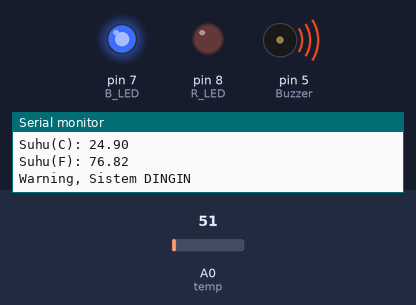
Bench run of a sketch on a simulated Arduino Uno, built with avr-gcc and run on an emulated ATmega328P. Shown: output pins drawn as LEDs (lit = HIGH), buzzer (waves = sounding), the last lines printed to the serial monitor. The test bench sets the inputs (shaded band); at power-on: A0 (temp) = 51.

Above: at 4.8 s.
4.9 s: A0 (temp) set to 52
At 6.8 s:
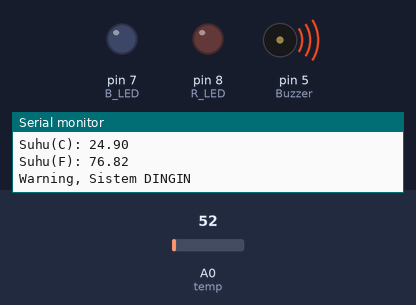
11.5 s: A0 (temp) set to 61
At 13.2 s:
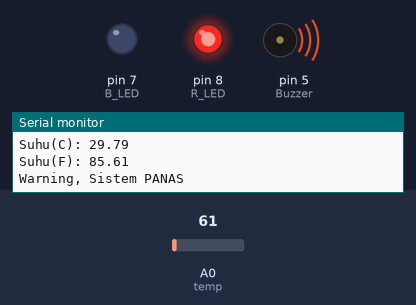
20.8 s: A0 (temp) set to 30
At 22.5 s:
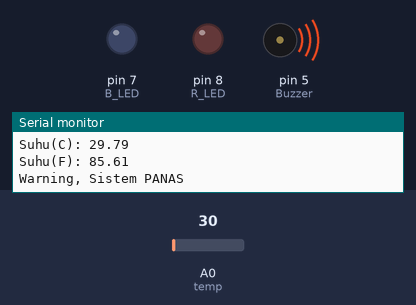
30.1 s: A0 (temp) set to 71
At 33.3 s:
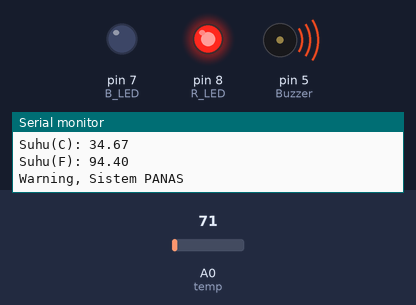
Timing chart, 0 to 40.4 s (numbered marks = the images above; inputs shaded):
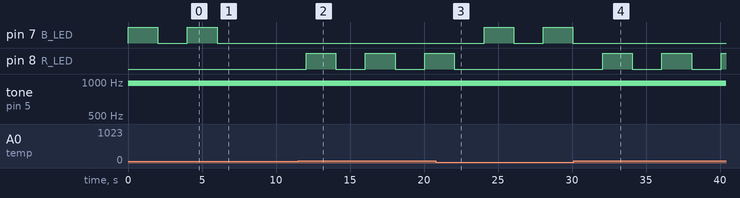

The sketch:

project_antarmuka_lm35_arduino.ino
```cpp
int R_LED=8;
int B_LED=7;
int Buzzer=5;
int temp=0;
void setup(){
  Serial.begin(9600);
  pinMode(R_LED,OUTPUT);
  pinMode(B_LED,OUTPUT);
  pinMode(Buzzer,OUTPUT);
}

void loop(){
  float Real_Voltage = analogRead(temp)*0.004882814;
  float temp_C = Real_Voltage*100.0;
  float temp_F = temp_C*(9.0/5.0)+32.0;
  Serial.print("Tegangan: ");
  Serial.println(Real_Voltage);
  Serial.print("Suhu(C): ");
  Serial.println(temp_C);
  Serial.print("Suhu(F): ");
  Serial.println(temp_F);
  if(temp_C >= 26.0){
    Serial.println("Warning, Sistem PANAS");
    digitalWrite(R_LED,HIGH);
    analogWrite(Buzzer,20);
    delay(2000);
    digitalWrite(R_LED,LOW);
    analogWrite(Buzzer,0);
    delay(2000);
  } else if(temp_C <= 25.0){
    Serial.println("Warning, Sistem DINGIN");
    digitalWrite(B_LED,HIGH);
    analogWrite(Buzzer,80);
    delay(2000);
    digitalWrite(B_LED,LOW);
    analogWrite(Buzzer,0);
    delay(2000);
  } else{
    Serial.println("Sistem Berfungsi BAIK");
    digitalWrite(R_LED,LOW);
    digitalWrite(B_LED,LOW);
    delay(2000);
  }
}
```

Measured:
- the behaviour switches between 51 and 52 on A0 (temp) (found by bisection; images 0 and 1)
- after the input at 4.9 s, pin 7 (B_LED): goes on until 6.0 s, then stays LOW
- after the input at 11.5 s, pin 8 (R_LED): alternates HIGH for 2.0 s and LOW for 2.0 s, starting after 0.53 s
- after the input at 20.8 s, pin 7 (B_LED): alternates HIGH for 2.0 s and LOW for 2.0 s, starting after 3.3 s; pin 8 (R_LED): goes on until 22.0 s, then stays LOW
- after the input at 30.1 s, pin 7 (B_LED): stops changing and stays LOW; pin 8 (R_LED): alternates HIGH for 2.0 s and LOW for 2.0 s, starting after 2.0 s
